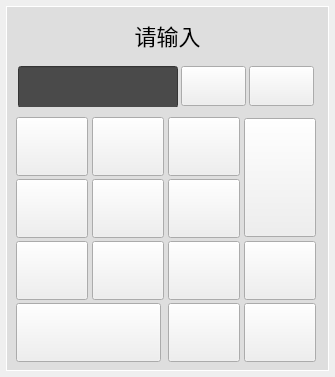
<?xml version="1.0" encoding="UTF-8"?>
<ui version="4.0">
 <class>DigitalBoard</class>
 <widget class="QWidget" name="DigitalBoard">
  <property name="enabled">
   <bool>true</bool>
  </property>
  <property name="geometry">
   <rect>
    <x>0</x>
    <y>0</y>
    <width>335</width>
    <height>377</height>
   </rect>
  </property>
  <property name="focusPolicy">
   <enum>Qt::NoFocus</enum>
  </property>
  <property name="windowTitle">
   <string>Panel</string>
  </property>
  <property name="styleSheet">
   <string notr="true">QWidget#DigitalInputPanel
{
        min-width: 319px;
        max-width: 319px;
        min-height: 360px;
        max-height: 360px;
}
QWidget#widget_background
{
        background-color: #DEDEDE;
        border: 1px solid #FFFFFF;
}

QLineEdit#lineEdit_digital_text
{
    height: 40px;
    color: back;
    background: #4a4a4a;
    font-size:40px;
}

QLineEdit#lineEdit_digital_text[warning=&quot;YES&quot;]
{
    height: 40px;
    color: red;
    background: #4a4a4a;
    font-size:40px;
}
QLineEdit#lineEdit_digital_text[warning=&quot;NO&quot;]
{
    height: 40px;
    color: back;
    background: #4a4a4a;
    font-size:40px;
}


QLabel#label_title
{
        font-size:  22px;
        color: #000000;
}

QLineEdit#lineEdit_digital_text{
        min-height: 38px;
        max-height: 38px;
        min-width: 148px;
        max-width: 148px;
        padding-left: 10px;
        border-image: url(:/images/input_label.png);
}



QPushButton#panelButton_enter, #panelButton_cancel
{
                min-height: 38px;
                min-width: 63px;
                max-height: 38px;
                max-width: 63px;
}

QPushButton#panelButton_enter
{
        border-image: url(:/images/enter_normal.png);
}

QPushButton:pressed#panelButton_enter
{
        border-image: url(:/images/enter_selected.png);
}

QPushButton#panelButton_cancel
{
        border-image: url(:/images/cancel_normal.png);
}

QPushButton:pressed#panelButton_cancel
{
        border-image: url(:/images/cancel_selected.png);
}

QPushButton
{
        min-width: 70px;
        max-width: 70px;
        min-height: 57px;
        max-height: 57px;
}

QPushButton[belong=&quot;digital_panel&quot;]
{
        min-width: 70px;
        max-width: 70px;
        min-height: 57px;
        max-height: 57px;
}


QPushButton#panelButton_0
{
        min-width: 143px;
        max-width: 143px;
        border-image: url(:/images/digital_normal_0.png);
}

QPushButton:hover#panelButton_0
{
        border-image: url(:/images/digital_hover_0.png);
}

QPushButton#panelButton_1
{
        border-image: url(:/images/digital_normal_1.png);
}

QPushButton:hover#panelButton_1
{
        border-image: url(:/images/digital_hover_1.png);
}

QPushButton#panelButton_2
{
        border-image: url(:/images/digital_normal_2.png);
}

QPushButton:hover#panelButton_2
{
        border-image: url(:/images/digital_hover_2.png);
}

QPushButton#panelButton_3
{
        border-image: url(:/images/digital_normal_3.png);
}

QPushButton:hover#panelButton_3
{
        border-image: url(:/images/digital_hover_3.png);
}

QPushButton#panelButton_4
{
        border-image: url(:/images/digital_normal_4.png);
}

QPushButton:hover#panelButton_4
{
        border-image: url(:/images/digital_hover_4.png);
}

QPushButton#panelButton_5
{
        border-image: url(:/images/digital_normal_5.png);
}

QPushButton:hover#panelButton_5
{
        border-image: url(:/images/digital_hover_5.png);
}

QPushButton#panelButton_6
{
        border-image: url(:/images/digital_normal_6.png);
}

QPushButton:hover#panelButton_6
{
        border-image: url(:/images/digital_hover_6.png);
}

QPushButton#panelButton_7
{
        border-image: url(:/images/digital_normal_7.png);
}

QPushButton:hover#panelButton_7
{
        border-image: url(:/images/digital_hover_7.png);
}

QPushButton#panelButton_8
{
        border-image: url(:/images/digital_normal_8.png);
}

QPushButton:hover#panelButton_8
{
        border-image: url(:/images/digital_hover_8.png);
}

QPushButton#panelButton_9
{
        border-image: url(:/images/digital_normal_9.png);
}

QPushButton:hover#panelButton_9
{
        border-image: url(:/images/digital_hover_9.png);
}

QPushButton#panelButton_minus
{
        min-height: 117px;
        max-height: 117px;
        border-image: url(:/images/digital_normal_minus.png);
}

QPushButton:hover#panelButton_minus
{
        border-image: url(:/images/digital_hover_minus.png);
}

QPushButton#panelButton_plus
{
        border-image: url(:/images/digital_normal_plus.png);
}

QPushButton:hover#panelButton_plus
{
        border-image: url(:/images/digital_hover_plus.png);
}

QPushButton#panelButton_dot
{
        border-image: url(:/images/digital_normal_dot.png);
}

QPushButton:hover#panelButton_dot
{
        border-image: url(:/images/digital_hover_dot.png);
}

QPushButton#panelButton_del
{
        border-image: url(:/images/del_normal.png);
}

QPushButton:hover#panelButton_del
{
        border-image: url(:/images/del_hover.png);
}</string>
  </property>
  <layout class="QHBoxLayout" name="horizontalLayout">
   <property name="spacing">
    <number>0</number>
   </property>
   <property name="margin">
    <number>6</number>
   </property>
   <item>
    <widget class="QWidget" name="widget_background" native="true">
     <layout class="QVBoxLayout" name="verticalLayout_2">
      <property name="spacing">
       <number>10</number>
      </property>
      <property name="leftMargin">
       <number>9</number>
      </property>
      <property name="topMargin">
       <number>10</number>
      </property>
      <property name="rightMargin">
       <number>9</number>
      </property>
      <property name="bottomMargin">
       <number>9</number>
      </property>
      <item>
       <widget class="QWidget" name="widget_5" native="true">
        <layout class="QHBoxLayout" name="horizontalLayout_7">
         <property name="spacing">
          <number>0</number>
         </property>
         <property name="margin">
          <number>0</number>
         </property>
         <item>
          <widget class="QLabel" name="label_title">
           <property name="text">
            <string>请输入</string>
           </property>
           <property name="alignment">
            <set>Qt::AlignCenter</set>
           </property>
           <property name="belong" stdset="0">
            <string>digital_panel</string>
           </property>
          </widget>
         </item>
        </layout>
       </widget>
      </item>
      <item>
       <widget class="QWidget" name="widget_6" native="true">
        <layout class="QHBoxLayout" name="horizontalLayout_6">
         <property name="spacing">
          <number>0</number>
         </property>
         <property name="margin">
          <number>0</number>
         </property>
         <item>
          <widget class="QLineEdit" name="lineEdit_digital_text">
           <property name="enabled">
            <bool>false</bool>
           </property>
           <property name="font">
            <font>
             <pointsize>-1</pointsize>
            </font>
           </property>
           <property name="mouseTracking">
            <bool>false</bool>
           </property>
           <property name="focusPolicy">
            <enum>Qt::NoFocus</enum>
           </property>
           <property name="contextMenuPolicy">
            <enum>Qt::NoContextMenu</enum>
           </property>
           <property name="acceptDrops">
            <bool>false</bool>
           </property>
           <property name="text">
            <string/>
           </property>
           <property name="maxLength">
            <number>10</number>
           </property>
           <property name="echoMode">
            <enum>QLineEdit::Password</enum>
           </property>
           <property name="readOnly">
            <bool>true</bool>
           </property>
          </widget>
         </item>
         <item>
          <widget class="QPushButton" name="panelButton_enter">
           <property name="sizePolicy">
            <sizepolicy hsizetype="Preferred" vsizetype="Preferred">
             <horstretch>0</horstretch>
             <verstretch>0</verstretch>
            </sizepolicy>
           </property>
           <property name="focusPolicy">
            <enum>Qt::NoFocus</enum>
           </property>
           <property name="text">
            <string/>
           </property>
           <property name="belong" stdset="0">
            <string>digital_panel</string>
           </property>
          </widget>
         </item>
         <item>
          <widget class="QPushButton" name="panelButton_cancel">
           <property name="sizePolicy">
            <sizepolicy hsizetype="Preferred" vsizetype="Preferred">
             <horstretch>0</horstretch>
             <verstretch>0</verstretch>
            </sizepolicy>
           </property>
           <property name="focusPolicy">
            <enum>Qt::NoFocus</enum>
           </property>
           <property name="text">
            <string/>
           </property>
           <property name="belong" stdset="0">
            <string>digital_panel</string>
           </property>
          </widget>
         </item>
        </layout>
       </widget>
      </item>
      <item>
       <widget class="QWidget" name="widget_7" native="true">
        <layout class="QGridLayout" name="gridLayout">
         <property name="margin">
          <number>0</number>
         </property>
         <property name="spacing">
          <number>3</number>
         </property>
         <item row="0" column="0">
          <widget class="QPushButton" name="panelButton_1">
           <property name="enabled">
            <bool>true</bool>
           </property>
           <property name="sizePolicy">
            <sizepolicy hsizetype="Preferred" vsizetype="Preferred">
             <horstretch>0</horstretch>
             <verstretch>0</verstretch>
            </sizepolicy>
           </property>
           <property name="minimumSize">
            <size>
             <width>70</width>
             <height>57</height>
            </size>
           </property>
           <property name="focusPolicy">
            <enum>Qt::NoFocus</enum>
           </property>
           <property name="text">
            <string/>
           </property>
           <property name="ButtonValue" stdset="0">
            <char>
             <unicode>49</unicode>
            </char>
           </property>
           <property name="belong" stdset="0">
            <string>digital_panel</string>
           </property>
          </widget>
         </item>
         <item row="0" column="1">
          <widget class="QPushButton" name="panelButton_2">
           <property name="sizePolicy">
            <sizepolicy hsizetype="Preferred" vsizetype="Preferred">
             <horstretch>0</horstretch>
             <verstretch>0</verstretch>
            </sizepolicy>
           </property>
           <property name="minimumSize">
            <size>
             <width>70</width>
             <height>57</height>
            </size>
           </property>
           <property name="focusPolicy">
            <enum>Qt::NoFocus</enum>
           </property>
           <property name="text">
            <string/>
           </property>
           <property name="ButtonValue" stdset="0">
            <char>
             <unicode>50</unicode>
            </char>
           </property>
           <property name="belong" stdset="0">
            <string>digital_panel</string>
           </property>
          </widget>
         </item>
         <item row="0" column="2">
          <widget class="QPushButton" name="panelButton_3">
           <property name="sizePolicy">
            <sizepolicy hsizetype="Preferred" vsizetype="Preferred">
             <horstretch>0</horstretch>
             <verstretch>0</verstretch>
            </sizepolicy>
           </property>
           <property name="minimumSize">
            <size>
             <width>70</width>
             <height>57</height>
            </size>
           </property>
           <property name="focusPolicy">
            <enum>Qt::NoFocus</enum>
           </property>
           <property name="text">
            <string/>
           </property>
           <property name="ButtonValue" stdset="0">
            <char>
             <unicode>51</unicode>
            </char>
           </property>
           <property name="belong" stdset="0">
            <string>digital_panel</string>
           </property>
          </widget>
         </item>
         <item row="0" column="3" rowspan="2">
          <widget class="QPushButton" name="panelButton_minus">
           <property name="sizePolicy">
            <sizepolicy hsizetype="Preferred" vsizetype="Preferred">
             <horstretch>0</horstretch>
             <verstretch>0</verstretch>
            </sizepolicy>
           </property>
           <property name="focusPolicy">
            <enum>Qt::NoFocus</enum>
           </property>
           <property name="text">
            <string/>
           </property>
           <property name="ButtonValue" stdset="0">
            <char>
             <unicode>45</unicode>
            </char>
           </property>
           <property name="belong" stdset="0">
            <string>digital_panel</string>
           </property>
          </widget>
         </item>
         <item row="1" column="0">
          <widget class="QPushButton" name="panelButton_4">
           <property name="sizePolicy">
            <sizepolicy hsizetype="Preferred" vsizetype="Preferred">
             <horstretch>0</horstretch>
             <verstretch>0</verstretch>
            </sizepolicy>
           </property>
           <property name="minimumSize">
            <size>
             <width>70</width>
             <height>57</height>
            </size>
           </property>
           <property name="focusPolicy">
            <enum>Qt::NoFocus</enum>
           </property>
           <property name="text">
            <string/>
           </property>
           <property name="ButtonValue" stdset="0">
            <char>
             <unicode>52</unicode>
            </char>
           </property>
           <property name="belong" stdset="0">
            <string>digital_panel</string>
           </property>
          </widget>
         </item>
         <item row="1" column="1">
          <widget class="QPushButton" name="panelButton_5">
           <property name="sizePolicy">
            <sizepolicy hsizetype="Preferred" vsizetype="Preferred">
             <horstretch>0</horstretch>
             <verstretch>0</verstretch>
            </sizepolicy>
           </property>
           <property name="minimumSize">
            <size>
             <width>70</width>
             <height>57</height>
            </size>
           </property>
           <property name="focusPolicy">
            <enum>Qt::NoFocus</enum>
           </property>
           <property name="text">
            <string/>
           </property>
           <property name="ButtonValue" stdset="0">
            <char>
             <unicode>53</unicode>
            </char>
           </property>
           <property name="belong" stdset="0">
            <string>digital_panel</string>
           </property>
          </widget>
         </item>
         <item row="1" column="2">
          <widget class="QPushButton" name="panelButton_6">
           <property name="sizePolicy">
            <sizepolicy hsizetype="Preferred" vsizetype="Preferred">
             <horstretch>0</horstretch>
             <verstretch>0</verstretch>
            </sizepolicy>
           </property>
           <property name="minimumSize">
            <size>
             <width>70</width>
             <height>57</height>
            </size>
           </property>
           <property name="focusPolicy">
            <enum>Qt::NoFocus</enum>
           </property>
           <property name="text">
            <string/>
           </property>
           <property name="ButtonValue" stdset="0">
            <char>
             <unicode>54</unicode>
            </char>
           </property>
           <property name="belong" stdset="0">
            <string>digital_panel</string>
           </property>
          </widget>
         </item>
         <item row="2" column="0">
          <widget class="QPushButton" name="panelButton_7">
           <property name="sizePolicy">
            <sizepolicy hsizetype="MinimumExpanding" vsizetype="Preferred">
             <horstretch>0</horstretch>
             <verstretch>0</verstretch>
            </sizepolicy>
           </property>
           <property name="minimumSize">
            <size>
             <width>70</width>
             <height>57</height>
            </size>
           </property>
           <property name="focusPolicy">
            <enum>Qt::NoFocus</enum>
           </property>
           <property name="text">
            <string/>
           </property>
           <property name="ButtonValue" stdset="0">
            <char>
             <unicode>55</unicode>
            </char>
           </property>
           <property name="belong" stdset="0">
            <string>digital_panel</string>
           </property>
          </widget>
         </item>
         <item row="2" column="1">
          <widget class="QPushButton" name="panelButton_8">
           <property name="sizePolicy">
            <sizepolicy hsizetype="Preferred" vsizetype="Preferred">
             <horstretch>0</horstretch>
             <verstretch>0</verstretch>
            </sizepolicy>
           </property>
           <property name="minimumSize">
            <size>
             <width>70</width>
             <height>57</height>
            </size>
           </property>
           <property name="focusPolicy">
            <enum>Qt::NoFocus</enum>
           </property>
           <property name="text">
            <string/>
           </property>
           <property name="ButtonValue" stdset="0">
            <char>
             <unicode>56</unicode>
            </char>
           </property>
           <property name="belong" stdset="0">
            <string>digital_panel</string>
           </property>
          </widget>
         </item>
         <item row="2" column="2">
          <widget class="QPushButton" name="panelButton_9">
           <property name="sizePolicy">
            <sizepolicy hsizetype="Preferred" vsizetype="Preferred">
             <horstretch>0</horstretch>
             <verstretch>0</verstretch>
            </sizepolicy>
           </property>
           <property name="minimumSize">
            <size>
             <width>70</width>
             <height>57</height>
            </size>
           </property>
           <property name="focusPolicy">
            <enum>Qt::NoFocus</enum>
           </property>
           <property name="text">
            <string/>
           </property>
           <property name="ButtonValue" stdset="0">
            <char>
             <unicode>57</unicode>
            </char>
           </property>
           <property name="belong" stdset="0">
            <string>digital_panel</string>
           </property>
          </widget>
         </item>
         <item row="2" column="3">
          <widget class="QPushButton" name="panelButton_plus">
           <property name="sizePolicy">
            <sizepolicy hsizetype="Preferred" vsizetype="Preferred">
             <horstretch>0</horstretch>
             <verstretch>0</verstretch>
            </sizepolicy>
           </property>
           <property name="focusPolicy">
            <enum>Qt::NoFocus</enum>
           </property>
           <property name="text">
            <string/>
           </property>
           <property name="ButtonValue" stdset="0">
            <char>
             <unicode>43</unicode>
            </char>
           </property>
           <property name="belong" stdset="0">
            <string>digital_panel</string>
           </property>
          </widget>
         </item>
         <item row="3" column="0" colspan="2">
          <widget class="QPushButton" name="panelButton_0">
           <property name="sizePolicy">
            <sizepolicy hsizetype="Preferred" vsizetype="Preferred">
             <horstretch>0</horstretch>
             <verstretch>0</verstretch>
            </sizepolicy>
           </property>
           <property name="minimumSize">
            <size>
             <width>143</width>
             <height>57</height>
            </size>
           </property>
           <property name="focusPolicy">
            <enum>Qt::NoFocus</enum>
           </property>
           <property name="text">
            <string/>
           </property>
           <property name="ButtonValue" stdset="0">
            <char>
             <unicode>48</unicode>
            </char>
           </property>
           <property name="belong" stdset="0">
            <string>digital_panel</string>
           </property>
          </widget>
         </item>
         <item row="3" column="2">
          <widget class="QPushButton" name="panelButton_dot">
           <property name="sizePolicy">
            <sizepolicy hsizetype="Preferred" vsizetype="Preferred">
             <horstretch>0</horstretch>
             <verstretch>0</verstretch>
            </sizepolicy>
           </property>
           <property name="minimumSize">
            <size>
             <width>70</width>
             <height>57</height>
            </size>
           </property>
           <property name="focusPolicy">
            <enum>Qt::NoFocus</enum>
           </property>
           <property name="text">
            <string/>
           </property>
           <property name="ButtonValue" stdset="0">
            <char>
             <unicode>46</unicode>
            </char>
           </property>
           <property name="belong" stdset="0">
            <string>digital_panel</string>
           </property>
          </widget>
         </item>
         <item row="3" column="3">
          <widget class="QPushButton" name="panelButton_del">
           <property name="sizePolicy">
            <sizepolicy hsizetype="Preferred" vsizetype="Preferred">
             <horstretch>0</horstretch>
             <verstretch>0</verstretch>
            </sizepolicy>
           </property>
           <property name="minimumSize">
            <size>
             <width>70</width>
             <height>57</height>
            </size>
           </property>
           <property name="focusPolicy">
            <enum>Qt::NoFocus</enum>
           </property>
           <property name="text">
            <string/>
           </property>
           <property name="belong" stdset="0">
            <string>digital_panel</string>
           </property>
          </widget>
         </item>
        </layout>
       </widget>
      </item>
     </layout>
    </widget>
   </item>
  </layout>
 </widget>
 <resources/>
 <connections/>
</ui>
